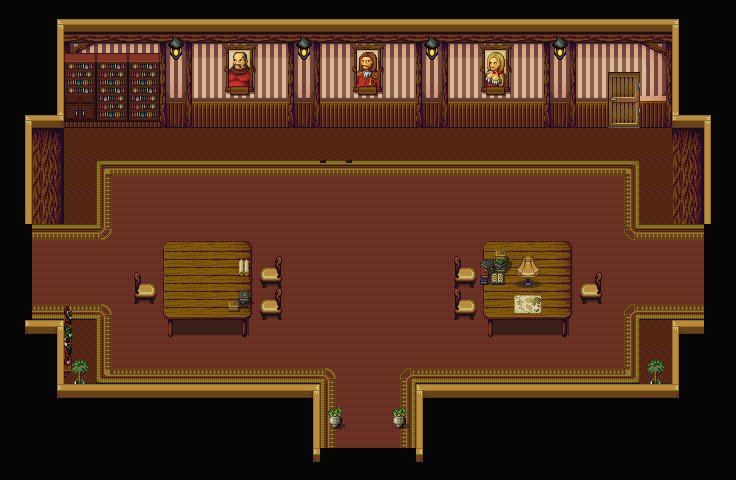

Rendered tile map (Tiled .tmx) drawn with the repository's tilesets; below, a short description and the full map source, tile grids included:
An orthogonal 23x15 tile map with 32x32 px tiles, 3 tile layers (Bordi, stanza, decor), 8 tilesets and 10 objects.

<map version="1.10" tiledversion="1.11.0" orientation="orthogonal" renderorder="right-down" width="23" height="15" tilewidth="32" tileheight="32" infinite="0" nextlayerid="9" nextobjectid="14">
 <tileset firstgid="1" name="mappa interna" tilewidth="32" tileheight="32" tilecount="10791" columns="99">
  <image source="../Tileset/Mappa_interna/mappa_interna.png" trans="ffffff" width="3184" height="3488" />
 </tileset>
 <tileset firstgid="10792" name="house_inside" tilewidth="32" tileheight="32" tilecount="224" columns="16">
  <image source="../Tileset/Mappa_interna/house_inside.png" width="512" height="448" />
 </tileset>
 <tileset firstgid="11016" source="../base_out_atlas.tsx" />
 <tileset firstgid="12040" source="../Castle2.tsx" />
 <tileset firstgid="12296" source="../floors.tsx" />
 <tileset firstgid="14344" source="../interior2.tsx" />
 <tileset firstgid="14758" source="../terrain_atlas.tsx" />
 <tileset firstgid="15782" source="../interior1.tsx" />
 <layer id="8" name="Bordi" width="23" height="15">
  <data encoding="csv">
15801,15815,15817,15817,15817,15817,15817,15817,15817,15817,15817,15817,15817,15817,15817,15817,15817,15817,15817,15817,15817,15814,15801,
15801,15802,0,0,0,0,0,0,0,0,0,0,0,0,0,0,0,0,0,0,0,15800,15801,
15801,15802,0,0,0,0,0,0,0,0,0,0,0,0,0,0,0,0,0,0,0,15800,15801,
15815,15818,0,0,0,0,0,0,0,0,0,0,0,0,0,0,0,0,0,0,0,15816,15814,
15802,0,0,0,0,0,0,0,0,0,0,0,0,0,0,0,0,0,0,0,0,0,15800,
15802,0,0,0,0,0,0,0,0,0,0,0,0,0,0,0,0,0,0,0,0,0,15800,
15802,0,0,0,0,0,0,0,0,0,0,0,0,0,0,0,0,0,0,0,0,0,15800,
15801,0,0,0,0,0,0,0,0,0,0,0,0,0,0,0,0,0,0,0,0,0,15801,
15801,0,0,0,0,0,0,0,0,0,0,0,0,0,0,0,0,0,0,0,0,0,15801,
15801,0,0,0,0,0,0,0,0,0,0,0,0,0,0,0,0,0,0,0,0,0,15801,
15799,15786,0,0,0,0,0,0,0,0,0,0,0,0,0,0,0,0,0,0,0,15784,15801,
15801,15802,0,0,0,0,0,0,0,0,0,0,0,0,0,0,0,0,0,0,0,15800,15801,
15801,15799,15785,15785,15785,15785,15785,15785,15785,15786,0,0,0,15784,15785,15785,15785,15785,15785,15785,15785,15798,15801,
15801,15801,15801,15801,15801,15801,15801,15801,15801,15802,0,0,0,15800,15801,15801,15801,15801,15801,15801,15801,15801,15801,
15801,15801,15801,15801,15801,15801,15801,15801,15801,15799,15801,15801,15801,15798,15801,15801,15801,15801,15801,15801,15801,15801,15801
</data>
 </layer>
 <layer id="4" name="stanza" width="23" height="15">
  <data encoding="csv">
0,0,0,0,0,0,0,0,0,0,0,0,0,0,0,0,0,0,0,0,0,0,0,
0,0,6077,3505,3505,3599,3501,3502,3503,3599,3505,3506,3507,3599,3509,3510,3511,3599,3513,3514,6083,0,0,
0,0,3608,3602,3602,3698,3600,3601,3602,3698,3604,3605,3606,3698,3608,3609,3610,3698,3612,3613,6182,0,0,
0,0,3700,3696,3700,3797,3700,3700,3700,3797,3700,3704,3700,3797,3700,3708,3700,3797,3700,3712,3986,0,0,
0,3694,6472,6472,6472,6472,6472,6472,6472,6472,6472,6472,6472,6472,6472,6472,6472,6472,6472,6472,6472,3714,0,
0,3793,6472,3894,4090,4090,4090,4090,4090,3899,3900,4090,4090,4090,4090,4090,4090,4090,4090,9216,6472,3813,0,
0,3793,6472,7159,5084,5084,5084,5084,5084,3994,3994,5084,5084,5084,5084,5084,5084,7351,7351,7150,6472,3793,0,
0,4091,6361,5280,5084,3995,4004,5185,4291,4291,5084,4291,4291,4291,4291,5193,4004,4007,4008,7249,7252,5298,0,
0,4285,4285,4285,5084,4094,4095,5284,5084,4291,4291,4291,4291,4291,5084,5292,4095,4106,5084,5401,5401,5401,0,
0,5498,4190,4191,5084,4193,4202,5383,5084,4291,4291,4291,4291,4291,5084,5391,4203,4205,5084,4214,4401,7402,0,
0,0,4289,4290,4291,4292,4301,5482,4291,4291,4291,4291,4291,4291,4291,4292,4295,4304,4305,4306,4010,0,0,
0,0,4388,4389,4397,4397,4397,4397,4397,7478,9445,5585,9447,7482,4397,4397,4397,4397,4397,4405,4406,0,0,
0,0,0,0,0,0,0,0,0,0,9643,5684,9645,0,0,0,0,0,0,0,0,0,0,
0,0,0,0,0,0,0,0,0,0,9742,5783,9744,0,0,0,0,0,0,0,0,0,0,
0,0,0,0,0,0,0,0,0,0,0,0,0,0,0,0,0,0,0,0,0,0,0
</data>
 </layer>
 <layer id="5" name="decor" width="23" height="15">
  <data encoding="csv">
0,0,0,0,0,0,0,0,0,0,0,0,0,0,0,0,0,0,0,0,0,0,0,
0,0,10853,10853,10853,0,0,0,0,0,0,0,0,0,0,0,0,0,0,0,0,0,0,
0,0,10869,10869,10869,0,0,0,0,0,0,0,0,0,0,0,0,0,0,0,0,0,0,
0,0,10833,10885,10885,0,0,0,0,0,0,0,0,0,0,0,0,0,0,0,0,0,0,
0,0,0,0,0,0,0,0,0,0,0,0,0,0,0,0,0,0,0,0,0,0,0,
0,0,0,0,0,0,0,0,0,0,0,0,0,0,0,0,0,0,0,0,0,0,0,
0,0,0,0,0,0,0,0,0,0,0,0,0,0,0,0,0,0,0,0,0,0,0,
0,0,0,0,0,0,0,0,0,0,0,0,0,0,0,0,0,0,0,0,0,0,0,
0,0,0,0,10849,0,0,0,10882,0,0,0,0,0,10881,0,10900,0,10850,0,0,0,0,
0,0,0,0,10865,0,0,0,10882,0,0,0,0,0,10881,0,0,0,10866,0,0,0,0,
0,0,0,0,0,0,0,0,0,0,0,0,0,0,0,0,0,0,0,0,0,0,0,
0,0,0,0,0,0,0,0,0,0,0,0,0,0,0,0,0,0,0,0,0,0,0,
0,0,0,0,0,0,0,0,0,0,0,0,0,0,0,0,0,0,0,0,0,0,0,
0,0,0,0,0,0,0,0,0,0,0,0,0,0,0,0,0,0,0,0,0,0,0,
0,0,0,0,0,0,0,0,0,0,0,0,0,0,0,0,0,0,0,0,0,0,0
</data>
 </layer>
 <objectgroup id="7" name="Collisioni" visible="0">
  <properties>
   <property name="nonAttraversabile" type="bool" value="true" />
  </properties>
  <object id="3" x="483.333" y="241.333" width="90" height="94" />
  <object id="4" x="578.667" y="273.333" width="27.3333" height="32" />
  <object id="5" x="449.333" y="258" width="32.6667" height="64.6667" />
  <object id="6" x="163" y="243" width="90" height="94" />
  <object id="7" x="130.333" y="273" width="27.3333" height="32" />
  <object id="8" x="254.334" y="255.666" width="32.6667" height="64.6667" />
  <object id="9" x="336" y="420.667">
   <ellipse />
  </object>
  <object id="10" x="398" y="421.333">
   <ellipse />
  </object>
  <object id="11" x="78" y="380.667">
   <point />
  </object>
  <object id="12" x="656" y="380.667">
   <point />
  </object>
 </objectgroup>
</map>
